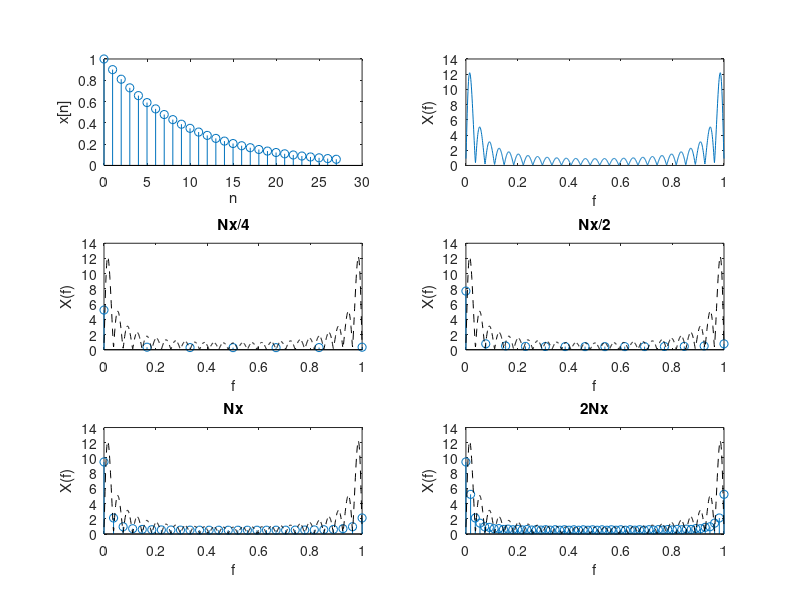

MATLAB code for this plot:
Nx = 28;
n= 0:(Nx-1);
x=0.9.^n;
subplot(3,2,1);
stem(n,x);
ylabel('x[n]');
xlabel('n');

f = linspace(0,1, 1000);

top=0.9.*exp(-1i*2*pi*f).*(1-0.9*exp(-(Nx-1)*1i*2*pi*f));
bot=1-0.9.*exp(-1i*2*pi*f);
X=top./bot;
subplot(3,2,2);
plot(f,abs(X));
ylabel('X(f)');
xlabel('f');

X1= fft(x,Nx/4);
X2= fft(x,Nx/2);
X3= fft(x, Nx);
X4= fft(x, 2*Nx);

subplot(3,2,3);
stem(linspace(0,1,Nx/4),X1);
hold on;
plot(f, abs(X), '--k');
ylabel('X(f)');
xlabel('f');
title('Nx/4');

subplot(3,2,4);
stem(linspace(0,1,Nx/2),X2);
hold on;
plot(f, abs(X), '--k');
ylabel('X(f)');
xlabel('f');
title('Nx/2');

subplot(3,2,5);
stem(linspace(0,1,Nx),X3);
hold on;
plot(f, abs(X), '--k');
ylabel('X(f)');
xlabel('f');
title('Nx');

subplot(3,2,6);
stem(linspace(0,1,2*Nx),X4);
hold on;
plot(f, abs(X), '--k');
ylabel('X(f)');
xlabel('f');
title('2Nx');